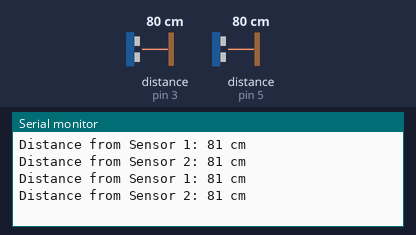
Bench run of a sketch on a simulated Arduino Uno, built with avr-gcc and run on an emulated ATmega328P. Parts: the last lines printed to the serial monitor. Inputs (shaded band) come from the test bench; at power-on: distance to the obstacle (sensors on pin 3, pin 5) 80 cm. The echo pulse lasts 58.3 µs per cm.

Above: at 1.2 s.
1.3 s: distance to the obstacle (sensor on pin 3) set to 2 cm
At 2.6 s:
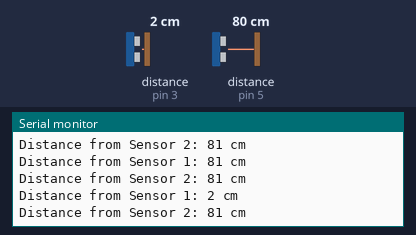
2.8 s: distance to the obstacle (sensor on pin 5) set to 2 cm
At 3.8 s:
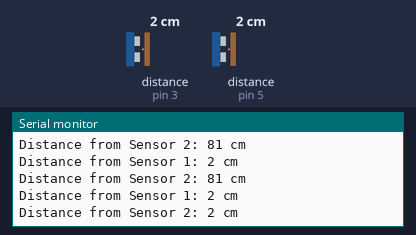
4.3 s: distance to the obstacle (sensor on pin 3) set to 4 cm
At 5.5 s:
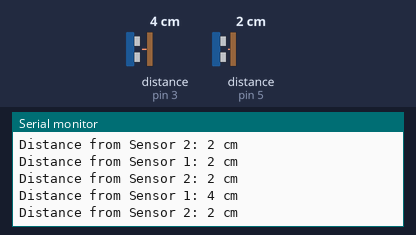
5.8 s: distance to the obstacle (sensor on pin 5) set to 4 cm
At 6.9 s:
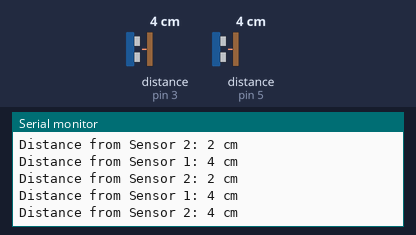
Timing chart, 0 to 8.3 s (numbered marks = the images above; inputs shaded):
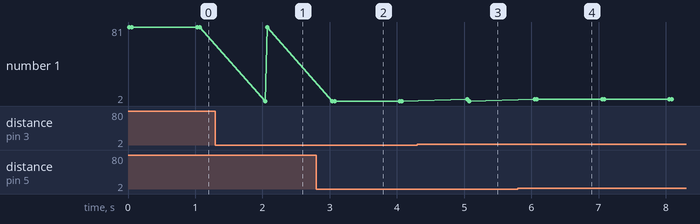

Measured:
- after the input at 1.3 s, the serial monitor: prints a new line after 0.74 s (image 1)
- after the input at 2.8 s, the serial monitor: prints a new line after 0.27 s (image 2)
- after the input at 4.3 s, the serial monitor: prints a new line after 0.75 s (image 3)
- after the input at 5.8 s, the serial monitor: prints a new line after 0.28 s (image 4)

The sketch:

SonarSensor.ino
```cpp
#include <NewPing.h>

#define TRIGGER_PIN_1  2
#define ECHO_PIN_1     3
#define MAX_DISTANCE_1 200

#define TRIGGER_PIN_2  4
#define ECHO_PIN_2     5
#define MAX_DISTANCE_2 200

// Define more sensors if needed

NewPing sonar1(TRIGGER_PIN_1, ECHO_PIN_1, MAX_DISTANCE_1);
NewPing sonar2(TRIGGER_PIN_2, ECHO_PIN_2, MAX_DISTANCE_2);
// Define more NewPing objects for additional sensors


unsigned int distance1 = sonar1.ping_cm();
unsigned int distance2 = sonar2.ping_cm();
// Measure distances from more sensors if needed


void setup() {
  Serial.begin(9600);
}

void loop() {
  unsigned int distance1 = sonar1.ping_cm();
  unsigned int distance2 = sonar2.ping_cm();

  Serial.print("Distance from Sensor 1: ");
  Serial.print(distance1);
  Serial.println(" cm");

  Serial.print("Distance from Sensor 2: ");
  Serial.print(distance2);
  Serial.println(" cm");

  delay(1000); // Delay for readability, adjust as needed
}
```
